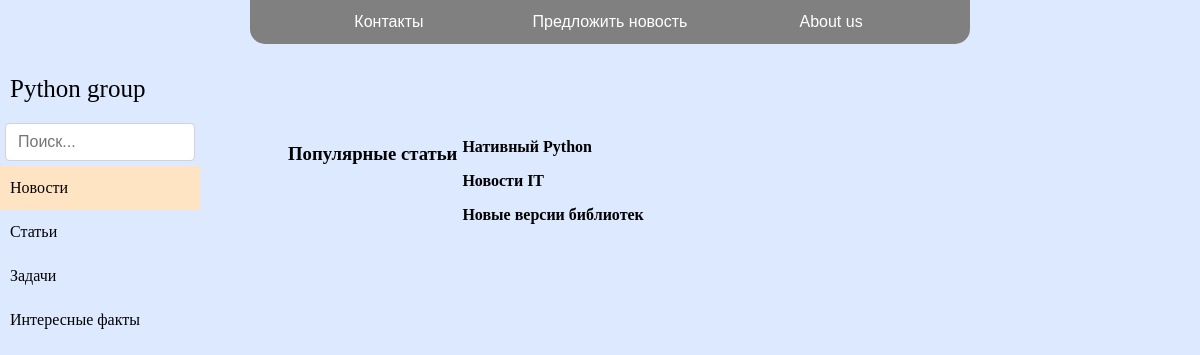
Page /news/ on the committed database.
### news/models.py (models this page shows, shortened)
class Category_News(models.Model):
    title = models.CharField(unique=True, max_length=100,
                             db_index=True, verbose_name='Загаловок')
    def get_absolute_url(self):
        return reverse('news_category_page', kwargs={'category_id': self.pk})
    class Meta:
        verbose_name = 'Категория'
        verbose_name_plural = 'Категории'
        ordering = ['id']

### news/views.py (the view)
# urls.py: path('', index, name='article_index'),
def index(request):
	context = {
		'title': 'Новости',
	}
	return render(request, 'news/index.html', context)

### news/templatetags/news_tags.py (called while the page is built)
@register.inclusion_tag('news/categories_container.html')
def get_all_categories(page_title='undefind'):
	return {'categories': Category_News.objects.all(), 'page_title': page_title}

@register.inclusion_tag('inc/popular_news_recomm.html')
def get_popular_news_recomm():
	news = NewsStore.objects.all()[0:6]
	print('\n\n\n\n', news, '\n\n\n\n\n')
	return {'news': news}

### news/templates/news/index.html (shortened to what this page needs)
{% extends 'base.html' %}
{% load static %}
{% load news_tags %}
{% block style %}
	<link rel="stylesheet" href="{% static 'css/news.css' %}">
{% endblock %}
{% block content %}
	<div class="content">
		{% get_popular_news_recomm %}
		{% get_all_categories page_title=title %}
	</div>
{% endblock %}

### news/templates/news/categories_container.html
<div class="categories_block">
{% for item in categories %}
	<div class="categories_item">
		<a href="{{ item.get_absolute_url }}" class="{% if item.title == page_title %} active {%endif%}" aria-current="true">
			{{ item.title }}
		</a>
	</div>
{% endfor %}
</div>

### feed/static/css/pg_base.css (style rules this page uses)
* { margin:0; padding:0; }
body { min-height: 100vh; scroll-behavior: smooth; text-rendering: optimizeSpeed; line-height: 1.5; background: #dde9ff; }
*, *::before, *::after { box-sizing: border-box; }
a { color: #000; text-decoration: none }

### news/static/css/news.css (style rules this page uses)
.content { display: flex; flex-wrap: wrap; position: absolute; top: 100px; margin-left: 240px; flex-direction: row; width: 80%; }
.categories_block { margin-top: 30px; font-weight: bold; }
.categories_item { padding: 5px; }

### rows in the picture
Category_News: title "Нативный Python"
Category_News: title "Новости IT"
Category_News: title "Новые версии библиотек"
